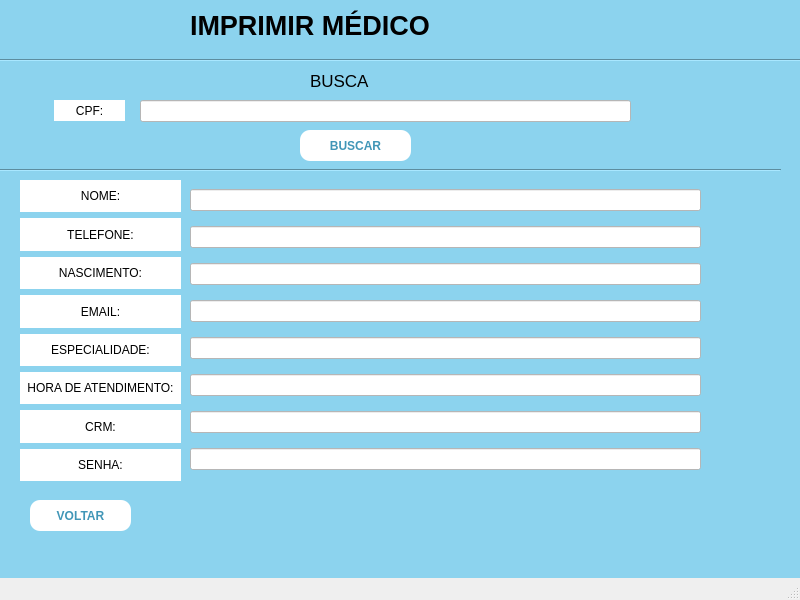
<?xml version="1.0" encoding="UTF-8"?>
<ui version="4.0">
 <class>MainWindow</class>
 <widget class="QMainWindow" name="MainWindow">
  <property name="geometry">
   <rect>
    <x>0</x>
    <y>0</y>
    <width>800</width>
    <height>600</height>
   </rect>
  </property>
  <property name="windowTitle">
   <string>MainWindow</string>
  </property>
  <widget class="QWidget" name="centralwidget">
   <property name="styleSheet">
    <string notr="true">background-color: rgb(140, 211, 238);  /* Cor de fundo */</string>
   </property>
   <widget class="QLabel" name="label_3">
    <property name="geometry">
     <rect>
      <x>310</x>
      <y>70</y>
      <width>91</width>
      <height>21</height>
     </rect>
    </property>
    <property name="font">
     <font>
      <pointsize>13</pointsize>
     </font>
    </property>
    <property name="text">
     <string>BUSCA</string>
    </property>
   </widget>
   <widget class="Line" name="line_2">
    <property name="geometry">
     <rect>
      <x>-20</x>
      <y>160</y>
      <width>801</width>
      <height>20</height>
     </rect>
    </property>
    <property name="orientation">
     <enum>Qt::Horizontal</enum>
    </property>
   </widget>
   <widget class="QPushButton" name="pushButton">
    <property name="geometry">
     <rect>
      <x>300</x>
      <y>130</y>
      <width>111</width>
      <height>31</height>
     </rect>
    </property>
    <property name="font">
     <font>
      <weight>75</weight>
      <bold>true</bold>
     </font>
    </property>
    <property name="styleSheet">
     <string notr="true">QPushButton {
    background-color: white;  /* Cor de fundo */
    color: rgb(65, 150, 183);  /* Cor do texto */
    border-radius: 10px;  /* Raio dos cantos */
    padding: 10px 20px;  /* Preenchimento interno */
}

QPushButton:hover {
    color: white;
    background-color: rgb(8, 113, 155);  /* Cor de fundo ao passar o mouse */
}</string>
    </property>
    <property name="text">
     <string>BUSCAR</string>
    </property>
   </widget>
   <widget class="Line" name="line">
    <property name="geometry">
     <rect>
      <x>0</x>
      <y>50</y>
      <width>801</width>
      <height>20</height>
     </rect>
    </property>
    <property name="orientation">
     <enum>Qt::Horizontal</enum>
    </property>
   </widget>
   <widget class="QLineEdit" name="lineEdit_5">
    <property name="geometry">
     <rect>
      <x>140</x>
      <y>100</y>
      <width>491</width>
      <height>22</height>
     </rect>
    </property>
    <property name="styleSheet">
     <string notr="true">background-color: white;  /* Cor de fundo */</string>
    </property>
   </widget>
   <widget class="QLabel" name="label_bus_cpf">
    <property name="geometry">
     <rect>
      <x>54</x>
      <y>100</y>
      <width>71</width>
      <height>21</height>
     </rect>
    </property>
    <property name="styleSheet">
     <string notr="true">background-color: white;  /* Cor de fundo */</string>
    </property>
    <property name="text">
     <string>CPF:</string>
    </property>
    <property name="alignment">
     <set>Qt::AlignCenter</set>
    </property>
   </widget>
   <widget class="QPushButton" name="pushButton_2">
    <property name="geometry">
     <rect>
      <x>30</x>
      <y>500</y>
      <width>101</width>
      <height>31</height>
     </rect>
    </property>
    <property name="font">
     <font>
      <weight>75</weight>
      <bold>true</bold>
     </font>
    </property>
    <property name="styleSheet">
     <string notr="true">QPushButton {
    background-color: white;  /* Cor de fundo */
    color: rgb(65, 150, 183);  /* Cor do texto */
    border-radius: 10px;  /* Raio dos cantos */
    padding: 10px 20px;  /* Preenchimento interno */
}

QPushButton:hover {
    color: white;
    background-color: rgb(8, 113, 155);  /* Cor de fundo ao passar o mouse */
}</string>
    </property>
    <property name="text">
     <string>VOLTAR</string>
    </property>
   </widget>
   <widget class="QLabel" name="label_13">
    <property name="geometry">
     <rect>
      <x>190</x>
      <y>0</y>
      <width>501</width>
      <height>51</height>
     </rect>
    </property>
    <property name="font">
     <font>
      <pointsize>20</pointsize>
      <weight>75</weight>
      <bold>true</bold>
     </font>
    </property>
    <property name="frameShape">
     <enum>QFrame::NoFrame</enum>
    </property>
    <property name="text">
     <string>IMPRIMIR MÉDICO</string>
    </property>
    <property name="textFormat">
     <enum>Qt::AutoText</enum>
    </property>
    <property name="alignment">
     <set>Qt::AlignLeading|Qt::AlignLeft|Qt::AlignVCenter</set>
    </property>
   </widget>
   <widget class="QWidget" name="layoutWidget">
    <property name="geometry">
     <rect>
      <x>20</x>
      <y>180</y>
      <width>161</width>
      <height>301</height>
     </rect>
    </property>
    <layout class="QVBoxLayout" name="verticalLayout_5">
     <item>
      <widget class="QLabel" name="label_19">
       <property name="styleSheet">
        <string notr="true">background-color: white;  /* Cor de fundo */</string>
       </property>
       <property name="text">
        <string>NOME:</string>
       </property>
       <property name="alignment">
        <set>Qt::AlignCenter</set>
       </property>
      </widget>
     </item>
     <item>
      <widget class="QLabel" name="label_20">
       <property name="styleSheet">
        <string notr="true">background-color: white;  /* Cor de fundo */</string>
       </property>
       <property name="text">
        <string>TELEFONE:</string>
       </property>
       <property name="alignment">
        <set>Qt::AlignCenter</set>
       </property>
      </widget>
     </item>
     <item>
      <widget class="QLabel" name="label_21">
       <property name="styleSheet">
        <string notr="true">background-color: white;  /* Cor de fundo */</string>
       </property>
       <property name="text">
        <string>NASCIMENTO:</string>
       </property>
       <property name="alignment">
        <set>Qt::AlignCenter</set>
       </property>
      </widget>
     </item>
     <item>
      <widget class="QLabel" name="label_22">
       <property name="styleSheet">
        <string notr="true">background-color: white;  /* Cor de fundo */</string>
       </property>
       <property name="text">
        <string>EMAIL:</string>
       </property>
       <property name="alignment">
        <set>Qt::AlignCenter</set>
       </property>
      </widget>
     </item>
     <item>
      <widget class="QLabel" name="label_23">
       <property name="styleSheet">
        <string notr="true">background-color: white;  /* Cor de fundo */</string>
       </property>
       <property name="text">
        <string>ESPECIALIDADE:</string>
       </property>
       <property name="alignment">
        <set>Qt::AlignCenter</set>
       </property>
      </widget>
     </item>
     <item>
      <widget class="QLabel" name="label_24">
       <property name="styleSheet">
        <string notr="true">background-color: white;  /* Cor de fundo */</string>
       </property>
       <property name="text">
        <string>HORA DE ATENDIMENTO:</string>
       </property>
       <property name="alignment">
        <set>Qt::AlignCenter</set>
       </property>
      </widget>
     </item>
     <item>
      <widget class="QLabel" name="label_25">
       <property name="styleSheet">
        <string notr="true">background-color: white;  /* Cor de fundo */</string>
       </property>
       <property name="text">
        <string>CRM:</string>
       </property>
       <property name="alignment">
        <set>Qt::AlignCenter</set>
       </property>
      </widget>
     </item>
     <item>
      <widget class="QLabel" name="label_18">
       <property name="styleSheet">
        <string notr="true">background-color: white;  /* Cor de fundo */</string>
       </property>
       <property name="text">
        <string>SENHA:</string>
       </property>
       <property name="alignment">
        <set>Qt::AlignCenter</set>
       </property>
      </widget>
     </item>
    </layout>
   </widget>
   <widget class="QWidget" name="layoutWidget_2">
    <property name="geometry">
     <rect>
      <x>190</x>
      <y>180</y>
      <width>511</width>
      <height>301</height>
     </rect>
    </property>
    <layout class="QVBoxLayout" name="verticalLayout_6">
     <item>
      <widget class="QLineEdit" name="lineEdit_16">
       <property name="styleSheet">
        <string notr="true">background-color: white;  /* Cor de fundo */</string>
       </property>
      </widget>
     </item>
     <item>
      <widget class="QLineEdit" name="lineEdit_17">
       <property name="styleSheet">
        <string notr="true">background-color: white;  /* Cor de fundo */</string>
       </property>
      </widget>
     </item>
     <item>
      <widget class="QLineEdit" name="lineEdit_18">
       <property name="styleSheet">
        <string notr="true">background-color: white;  /* Cor de fundo */</string>
       </property>
      </widget>
     </item>
     <item>
      <widget class="QLineEdit" name="lineEdit_19">
       <property name="styleSheet">
        <string notr="true">background-color: white;  /* Cor de fundo */</string>
       </property>
      </widget>
     </item>
     <item>
      <widget class="QLineEdit" name="lineEdit_20">
       <property name="styleSheet">
        <string notr="true">background-color: white;  /* Cor de fundo */</string>
       </property>
      </widget>
     </item>
     <item>
      <widget class="QLineEdit" name="lineEdit_21">
       <property name="styleSheet">
        <string notr="true">background-color: white;  /* Cor de fundo */</string>
       </property>
      </widget>
     </item>
     <item>
      <widget class="QLineEdit" name="lineEdit_22">
       <property name="styleSheet">
        <string notr="true">background-color: white;  /* Cor de fundo */</string>
       </property>
      </widget>
     </item>
     <item>
      <widget class="QLineEdit" name="lineEdit_24">
       <property name="styleSheet">
        <string notr="true">background-color: white;  /* Cor de fundo */</string>
       </property>
      </widget>
     </item>
    </layout>
   </widget>
  </widget>
  <widget class="QMenuBar" name="menubar">
   <property name="geometry">
    <rect>
     <x>0</x>
     <y>0</y>
     <width>800</width>
     <height>26</height>
    </rect>
   </property>
  </widget>
  <widget class="QStatusBar" name="statusbar"/>
 </widget>
 <resources/>
 <connections/>
</ui>
